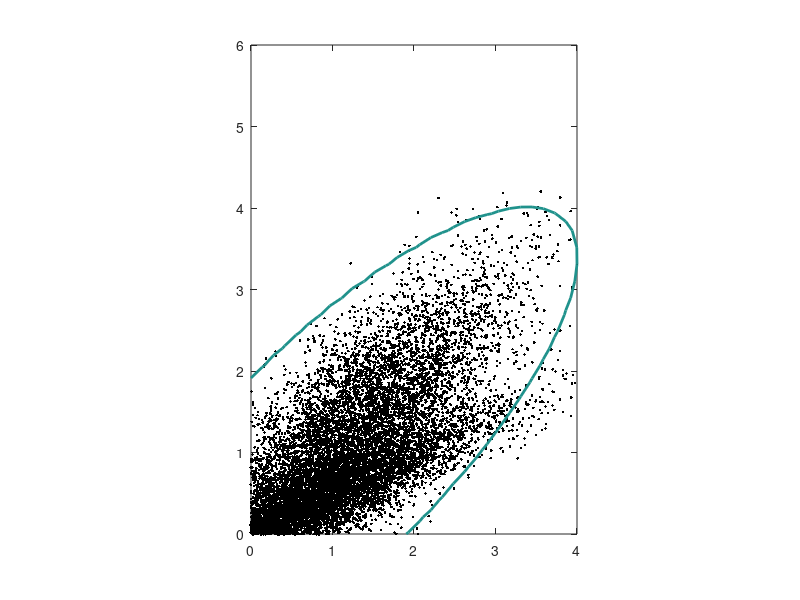

Here is the MATLAB script that generated this plot: (Note: this script raises an error after producing the figure.)
clc; clear; 
n=10000;

S1=[1,0.8;0.8,1];
M1=[1,1];
Z1=mvnrnd(M1,S1,n);

S2=[2,0.95;0.95,0.5];
M2=[0,0];
Z2=mvnrnd(M2,S2,n);

Z=[Z1;Z2];


LockX=4;
nX=30;
X=linspace(0,LockX,nX);
Y=linspace(0,6,nX);

[XG,YG]=meshgrid(X,Y);


Dns=NaN(nX,nX,2);
Dns(:,:,1)=reshape(mvnpdf([XG(:),YG(:)],M1,S1),[nX,nX]);
Dns(:,:,2)=reshape(mvnpdf([XG(:),YG(:)],M2,S2),[nX,nX]);
Dns(:,:,3)=sum(Dns,3); %omni

[FMx,I]=max(Dns(:,end,:));
LockY=Y(squeeze(I));
FMx=squeeze(FMx);


%%
%subplot(1,2,1)
clf;
plot(Z(:,1),Z(:,2),'k.')
axis equal
hold on
for i=1:2
contour(XG,YG,Dns(:,:,i),FMx(i)*[1,1],'linewidth',2,'color','g')
end
contour(XG,YG,Dns(:,:,end),FMx(end)*[1,1],'linewidth',2,'color','r','linestyle','-')
xlim([min(X),max(X)])
ylim([min(Y),max(Y)])
% 
% subplot(2,2,2)
% imagesc(X,Y,Dns(:,:,1))
% axis xy
% axis equal
% 
% subplot(2,2,4)
% imagesc(X,Y,Dns(:,:,2))
% axis xy
% axis equal


